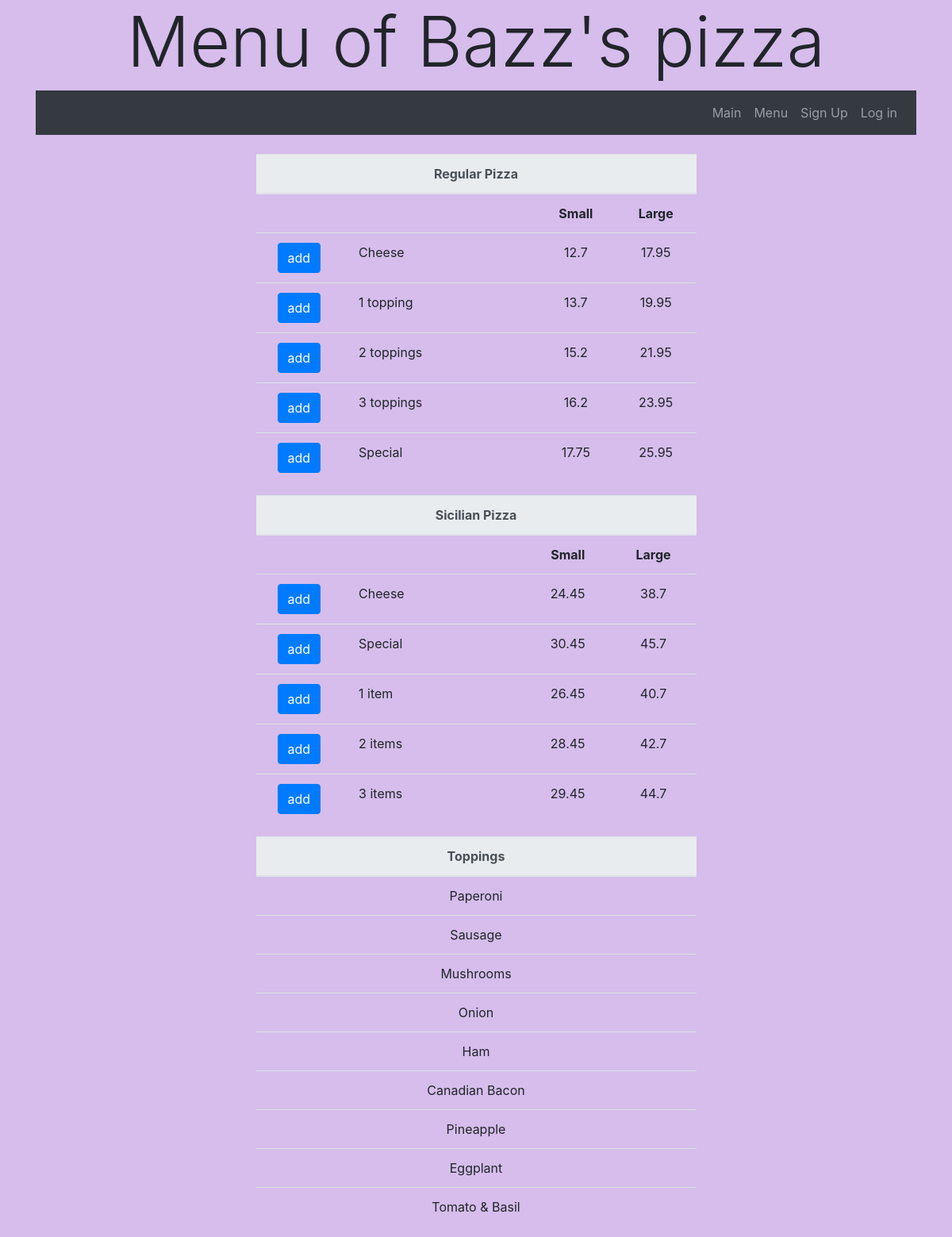
The app's page /menu/ (upper part) with its own data.
### orders/models.py (models this page shows, shortened)
class Category(models.Model):
    category =  models.CharField(max_length=64)
    sizes = models.ManyToManyField(Size, related_name="cat_sizes", blank = True, null = True)
    kinds = models.ManyToManyField(Kind, related_name='cat_kinds', blank = False)
    menu_priority = models.IntegerField(default = 100)
    no_price=models.BooleanField(default=False)
    toppings = models.BooleanField(default=False)
    addable = models.BooleanField(default=False)
    def __str__(self):
        return f'{self.category}'
    class Meta:
        ordering = ['menu_priority']

class  Size(models.Model):
    size = models.CharField(max_length=64)
    def __str__(self):
        return f"{self.size}"
    class Meta:
        ordering = ['-size']

class Kind(models.Model):
    kind = models.CharField(max_length=64)
    menu_priority = models.IntegerField(default = 100)
    toppings_allowed = models.IntegerField(default = 0)
    def __str__(self):
        return f'{self.kind}'
    class Meta:
        ordering = ['-menu_priority']

class MenuItem(models.Model):
    category = models.ForeignKey(Category, on_delete=models.CASCADE, related_name="categories", blank = True, null = True)
    size = models.ForeignKey(Size, on_delete=models.CASCADE, related_name="sizes", blank = True, null = True)
    price = models.FloatField(blank=True, null = True)
    kind = models.ForeignKey(Kind,on_delete=models.CASCADE, related_name='kinds')
    menu_priority = models.IntegerField(default = 100)
    class Meta:
        ordering = ['-category', 'price', 'size']

### orders/views.py (the view)
# urls.py: path("menu/", views.menu, name = "menu"),
def menu(request):
    content = {
        "menu": MenuItem.objects.all(),
        'categories':Category.objects.all(),
        'sizes': Size.objects.all(),
        'menu_raw' : MenuItem.objects,
        'kinds': Kind.objects.all(),
        'user': request.user,
        'Auth' : request.user.is_authenticated,
        'toppings': Category.objects.get(addable=True).kinds.all()
    }
    return render(request, "orders/menu.html", content)

### orders/templates/orders/menu.html (shortened to what this page needs)
{% extends "orders/base.html" %}
{%block h1%} <h1 class='display-2 text-center item'>Menu of Bazz's pizza</h1>{%endblock%}
{% block body %}
    <div class='container-fluid text-center'>
        <div class="container col-6">
        <table class='table mt-0 '>
            {% for category in categories %}
                <table class='table'>
                <thead class='thead-light'>
                    <tr>
                        <th colspan="3" name='{{category}}'>{{category}}</th>
                    </tr>
                </thead>
                <tbody>
                    {% if category.sizes.all %}
                    <tr>
                        <th></th>
                        {% for size in category.sizes.all %}
                            <th>  {{size}} </th>
                        {%endfor%}
                    </tr>
                    {%endif%}
                    {% for kind in category.kinds.all %}
                        <tr>
                            <td id='{{category.id}}_{{kind.id}}'> {%if not category.no_price%}<div id=''class="container d-flex justify-content-start"> <span class=' myBtn btn btn-primary mr-5'>add</span> <span>{{kind}}</span> </div>{%else%} <span>{{kind}}</span>{%endif%}</td>
                            {% for size in category.sizes.all%}
                                {%for menuItem in menu %}
                                    {% if menuItem.category == category and menuItem.kind == kind and menuItem.size == size%}
                                        <td id='{{menuItem.id}}' class='item'> {{menuItem.price}}</td>
                                    {% endif %}
                                {%endfor%}
                                {% empty %}
                                    {%for menuItem in menu %}
                                        {% if menuItem.category == category and menuItem.kind == kind %}
                                            <td id='{{menuItem.id}}' class='item'>{{menuItem.price}}</td>
                                        {% endif %}
                                    {%endfor%}
                            {%endfor%}
                        </tr>
                    {%endfor%}
                    </tbody>
                </table>
            {%endfor%}
        </table>
        </div>
    </div>
{%endblock%}

### orders/static/orders/style.css (style rules this page uses)
html,body { background-color: rgb(214, 189, 236); }

### records on screen
Category: category "Regular Pizza"
Size: size "Small"
Size: size "Large"
Kind: kind "Cheese"
MenuItem: price "12.7"
MenuItem: price "17.95"
Kind: kind "1 topping"
MenuItem: price "13.7"
MenuItem: price "19.95"
Kind: kind "2 toppings"
MenuItem: price "15.2"
MenuItem: price "21.95"
Kind: kind "3 toppings"
MenuItem: price "16.2"
MenuItem: price "23.95"
Kind: kind "Special"
MenuItem: price "17.75"
MenuItem: price "25.95"
Category: category "Sicilian Pizza"
MenuItem: price "24.45"
MenuItem: price "38.7"
MenuItem: price "30.45"
MenuItem: price "45.7"
Kind: kind "1 item"
MenuItem: price "26.45"
MenuItem: price "40.7"
Kind: kind "2 items"
MenuItem: price "28.45"
MenuItem: price "42.7"
Kind: kind "3 items"
MenuItem: price "29.45"
MenuItem: price "44.7"
Category: category "Toppings"
Kind: kind "Paperoni"
Kind: kind "Sausage"
Kind: kind "Mushrooms"
Kind: kind "Onion"
Kind: kind "Ham"
Kind: kind "Canadian Bacon"
Kind: kind "Pineapple"
Kind: kind "Eggplant"
Kind: kind "Tomato & Basil"
